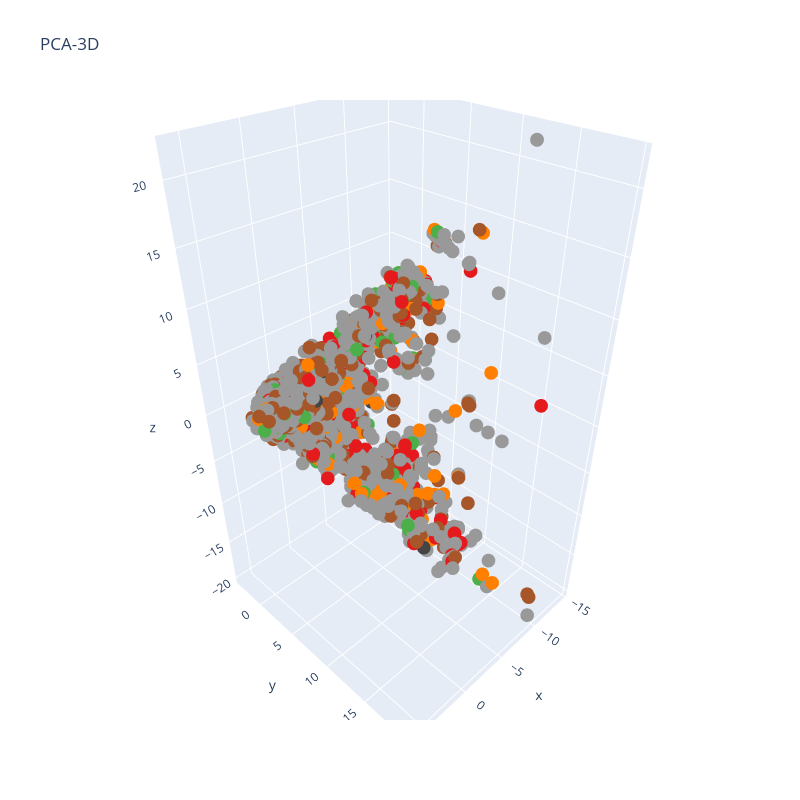

Notebook cell for this chart:
### Code cell
pca2d = PCA(n_components=2)
X_pca_2d = pca2d.fit_transform(X)


pca_3d = PCA(n_components=3)
X_pca_3d = pca_3d.fit_transform(X)

import numpy as np
import matplotlib.pyplot as plt
from mpl_toolkits.mplot3d import Axes3D
import plotly.graph_objects as go
import plotly.colors

fig = plt.figure(figsize=(16, 16))
fig.suptitle('PCA Projections', fontsize=20)

# Plot the 2D projection
ax1 = fig.add_subplot(211)
ax1.title.set_text('PCA-2D')
scatter1 = ax1.scatter(X_pca_2d[:, 0], X_pca_2d[:, 1], c=y, cmap='Set1')
legend1 = ax1.legend(*scatter1.legend_elements(), title='Digits')

# Create an interactive 3D plot using plotly
colorscale = plotly.colors.qualitative.Set1
fig3d = go.Figure(data=[go.Scatter3d(x=X_pca_3d[:, 0], y=X_pca_3d[:, 1], z=X_pca_3d[:, 2],
                                    mode='markers', marker=dict(color=y, colorscale=colorscale),
                                    text=y, hovertemplate='%{text}')])
fig3d.update_layout(title='PCA-3D', width=800, height=800)
fig3d.show()

### Figure 1 — Plotly figure (JSON) as saved in the notebook; plotly's stock layout.template omitted (floating-point values rounded to 4 significant figures; data arrays with more than 128 entries replaced by an {"elided": "..."} marker saying what was removed)
{"data": [{"hovertemplate": "%{text}", "marker": {"color": {"elided": "33820 float values"}, "colorscale": [[0, "rgb(228,26,28)"], [0.125, "rgb(55,126,184)"], [0.25, "rgb(77,175,74)"], [0.375, "rgb(152,78,163)"], [0.5, "rgb(255,127,0)"], [0.625, "rgb(255,255,51)"], [0.75, "rgb(166,86,40)"], [0.875, "rgb(247,129,191)"], [1, "rgb(153,153,153)"]]}, "mode": "markers", "text": {"elided": "33820 float values"}, "type": "scatter3d", "x": {"elided": "33820 float values"}, "y": {"elided": "33820 float values"}, "z": {"elided": "33820 float values"}}], "layout": {"height": 800, "title": {"text": "PCA-3D"}, "width": 800}}
